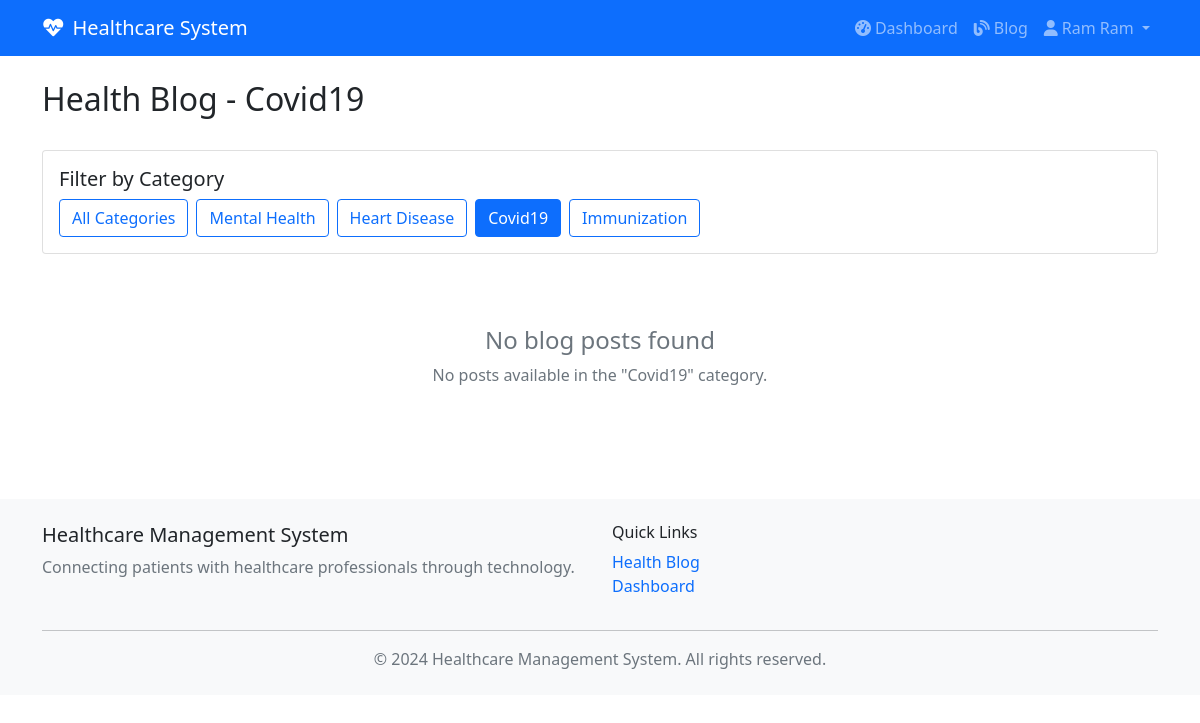
Page /blog/posts/?category=Covid19 (signed in) on the committed database.
### taskapp/models.py (models this page shows, shortened)
class BlogCategory(models.Model):
    name = models.CharField(max_length=100, unique=True)
    description = models.TextField(blank=True)
    created_at = models.DateTimeField(auto_now_add=True)
    class Meta:
        verbose_name_plural = "Blog Categories"

### taskapp/views.py (the view)
# urls.py: path('blog/posts/', views.view_blog_posts, name='view_blog_posts'),
@login_required
def view_blog_posts(request):
    categories = BlogCategory.objects.all()
    selected_category = request.GET.get('category')
    if selected_category:
        posts = BlogPost.objects.filter(category__name=selected_category, status='published')
        category_name = selected_category
    else:
        posts = BlogPost.objects.filter(status='published')
        category_name = 'All Categories'
    paginator = Paginator(posts, 6)
    page_number = request.GET.get('page')
    page_obj = paginator.get_page(page_number)
    context = {
        'posts': page_obj,
        'categories': categories,
        'selected_category': selected_category,
        'category_name': category_name,
    }
    return render(request, 'accounts/view_blog_posts.html', context)

### taskapp/templates/accounts/view_blog_posts.html (shortened to what this page needs)
{% extends 'accounts/base.html' %}
{% block content %}
<div class="row">
    <div class="col-md-12">
        <div class="d-flex justify-content-between align-items-center mb-4">
            <h2>Health Blog - {{ category_name }}</h2>
        </div>
        <div class="card mb-4">
            <div class="card-body">
                <h5 class="card-title">Filter by Category</h5>
                <div class="d-flex flex-wrap gap-2">
                    <a href="{% url 'view_blog_posts' %}" class="btn btn-outline-primary {% if not selected_category %}active{% endif %}">All Categories</a>
                    {% for category in categories %}
                        <a href="{% url 'view_blog_posts' %}?category={{ category.name }}"
                           class="btn btn-outline-primary {% if selected_category == category.name %}active{% endif %}">
                            {{ category.name }}
                        </a>
                    {% endfor %}
                </div>
            </div>
        </div>
        {% if posts %}
            <div class="row">
                {% for post in posts %}
                    <div class="col-md-4 mb-4">
                        <div class="card h-100">
                            {% if post.image %}
                                <img src="{{ post.image.url }}" class="card-img-top" alt="{{ post.title }}" style="height: 250px; object-fit: cover;">
                            {% else %}
                                <div class="card-img-top bg-light d-flex align-items-center justify-content-center" style="height: 250px;">
                                    <div class="text-center">
                                        <i class="fas fa-image fa-3x text-muted mb-2"></i>
                                        <p class="text-muted">No Image</p>
                                    </div>
                                </div>
                            {% endif %}
                            <div class="card-body d-flex flex-column">
                                <div class="mb-2">
                                    <span class="badge bg-primary">{{ post.category.name }}</span>
                                </div>
                                <h5 class="card-title">{{ post.title }}</h5>
                                <p class="card-text flex-grow-1">{{ post.get_truncated_summary }}</p>
                                <div class="mt-auto">
                                    <div class="d-flex justify-content-between align-items-center">
                                        <small class="text-muted">
                                            By Dr. {{ post.author.first_name }} {{ post.author.last_name }}
                                            <br>
                                            {{ post.created_at|date:"M d, Y" }}
                                        </small>
                                        <a href="{% url 'blog_post_detail' post.id %}" class="btn btn-outline-primary btn-sm">Read More</a>
                                    </div>
                                </div>
                            </div>
                        </div>
                    </div>
                {% endfor %}
            </div>
            {% if posts.has_other_pages %}
                <nav aria-label="Blog posts pagination">
                    <ul class="pagination justify-content-center">
                        {% if posts.has_previous %}
                            <li class="page-item">
                                <a class="page-link" href="?page={{ posts.previous_page_number }}{% if selected_category %}&category={{ selected_category }}{% endif %}">Previous</a>
                            </li>
                        {% endif %}
                        {% for num in posts.paginator.page_range %}
                            {% if posts.number == num %}
                                <li class="page-item active">
                                    <span class="page-link">{{ num }}</span>
                                </li>
                            {% elif num > posts.number|add:'-3' and num < posts.number|add:'3' %}
                                <li class="page-item">
                                    <a class="page-link" href="?page={{ num }}{% if selected_category %}&category={{ selected_category }}{% endif %}">{{ num }}</a>
                                </li>
                            {% endif %}
                        {% endfor %}
                        {% if posts.has_next %}
                            <li class="page-item">
                                <a class="page-link" href="?page={{ posts.next_page_number }}{% if selected_category %}&category={{ selected_category }}{% endif %}">Next</a>
                            </li>
                        {% endif %}
                    </ul>
                </nav>
            {% endif %}
        {% else %}
            <div class="text-center py-5">
                <h4 class="text-muted">No blog posts found</h4>
                <p class="text-muted">
                    {% if selected_category %}
                        No posts available in the "{{ selected_category }}" category.
                    {% else %}
                        No blog posts have been published yet.
                    {% endif %}
                </p>
            </div>
        {% endif %}
    </div>
</div>
{% endblock %}

### taskapp/templates/accounts/base.html (shortened to what this page needs)
<!DOCTYPE html>
<html lang="en">
<head>
    <link href="https://cdn.jsdelivr.net/npm/bootstrap@5.1.3/dist/css/bootstrap.min.css" rel="stylesheet">
    <link href="https://cdnjs.cloudflare.com/ajax/libs/font-awesome/6.0.0/css/all.min.css" rel="stylesheet">
</head>
<body>
    <nav class="navbar navbar-expand-lg navbar-dark bg-primary">
        <div class="container">
            <a class="navbar-brand" href="{% url 'home' %}">
                <i class="fas fa-heartbeat me-2"></i>Healthcare System
            </a>
            <div class="collapse navbar-collapse" id="navbarNav">
                <div class="navbar-nav ms-auto">
                    {% if user.is_authenticated %}
                        <a class="nav-link" href="{% url 'dashboard' %}">
                            <i class="fas fa-tachometer-alt me-1"></i>Dashboard
                        </a>
                        <a class="nav-link" href="{% url 'view_blog_posts' %}">
                            <i class="fas fa-blog me-1"></i>Blog
                        </a>
                        <div class="nav-item dropdown">
                            <a class="nav-link dropdown-toggle" href="#" id="navbarDropdown" role="button" data-bs-toggle="dropdown">
                                <i class="fas fa-user me-1"></i>{{ user.first_name }} {{ user.last_name }}
                            </a>
                        </div>
                    {% endif %}
                </div>
            </div>
        </div>
    </nav>
    <div class="container mt-4">
        {% block content %}
        {% endblock %}
    </div>
    <footer class="bg-light mt-5 py-4">
        <div class="container">
            <div class="row">
                <div class="col-md-6">
                    <h5>Healthcare Management System</h5>
                    <p class="text-muted">Connecting patients with healthcare professionals through technology.</p>
                </div>
                <div class="col-md-6">
                    <h6>Quick Links</h6>
                    <ul class="list-unstyled">
                        <li><a href="{% url 'view_blog_posts' %}" class="text-decoration-none">Health Blog</a></li>
                        {% if user.is_authenticated %}
                            <li><a href="{% url 'dashboard' %}" class="text-decoration-none">Dashboard</a></li>
                        {% else %}
                            <li><a href="{% url 'login' %}" class="text-decoration-none">Login</a></li>
                            <li><a href="{% url 'signup' %}" class="text-decoration-none">Sign Up</a></li>
                        {% endif %}
                    </ul>
                </div>
            </div>
            <hr>
            <div class="text-center">
                <p class="text-muted mb-0">&copy; 2024 Healthcare Management System. All rights reserved.</p>
            </div>
        </div>
    </footer>
</body>
</html>

### rows in the picture
BlogCategory: name "Covid19"
BlogCategory: name "Mental Health"
BlogCategory: name "Heart Disease"
BlogCategory: name "Immunization"

### other values in the picture
{{ user.first_name }} "Ram"
{{ user.last_name }} "Ram"
